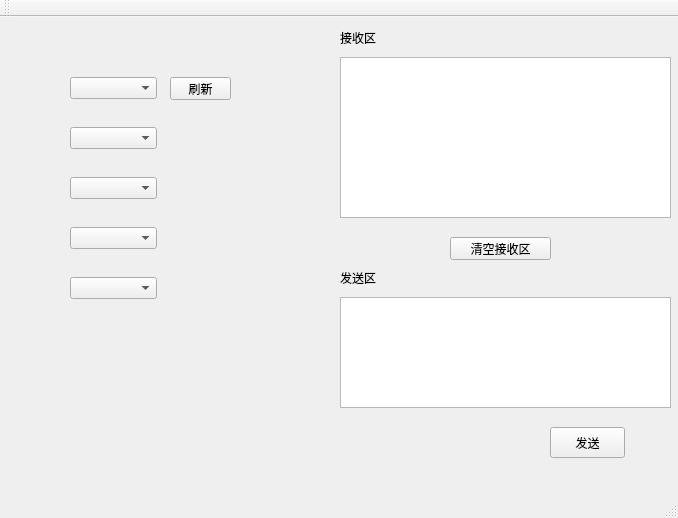
<?xml version="1.0" encoding="UTF-8"?>
<ui version="4.0">
 <class>MainWindow</class>
 <widget class="QMainWindow" name="MainWindow">
  <property name="geometry">
   <rect>
    <x>0</x>
    <y>0</y>
    <width>678</width>
    <height>518</height>
   </rect>
  </property>
  <property name="windowTitle">
   <string>MainWindow</string>
  </property>
  <widget class="QWidget" name="centralWidget">
   <widget class="QPushButton" name="sendButton">
    <property name="geometry">
     <rect>
      <x>550</x>
      <y>410</y>
      <width>75</width>
      <height>31</height>
     </rect>
    </property>
    <property name="text">
     <string>发送</string>
    </property>
   </widget>
   <widget class="QTextBrowser" name="textBrowser">
    <property name="geometry">
     <rect>
      <x>340</x>
      <y>40</y>
      <width>331</width>
      <height>161</height>
     </rect>
    </property>
   </widget>
   <widget class="QTextEdit" name="SendTextEdit">
    <property name="geometry">
     <rect>
      <x>340</x>
      <y>280</y>
      <width>331</width>
      <height>111</height>
     </rect>
    </property>
   </widget>
   <widget class="QLabel" name="label">
    <property name="geometry">
     <rect>
      <x>340</x>
      <y>10</y>
      <width>54</width>
      <height>21</height>
     </rect>
    </property>
    <property name="text">
     <string>接收区</string>
    </property>
   </widget>
   <widget class="QLabel" name="label_2">
    <property name="geometry">
     <rect>
      <x>340</x>
      <y>250</y>
      <width>54</width>
      <height>21</height>
     </rect>
    </property>
    <property name="text">
     <string>发送区</string>
    </property>
   </widget>
   <widget class="QPushButton" name="pushButton">
    <property name="geometry">
     <rect>
      <x>450</x>
      <y>220</y>
      <width>101</width>
      <height>23</height>
     </rect>
    </property>
    <property name="text">
     <string>清空接收区</string>
    </property>
   </widget>
   <widget class="QComboBox" name="serial_name_Box">
    <property name="geometry">
     <rect>
      <x>70</x>
      <y>60</y>
      <width>87</width>
      <height>22</height>
     </rect>
    </property>
   </widget>
   <widget class="QComboBox" name="comboBox_2">
    <property name="geometry">
     <rect>
      <x>70</x>
      <y>110</y>
      <width>87</width>
      <height>22</height>
     </rect>
    </property>
   </widget>
   <widget class="QComboBox" name="comboBox_3">
    <property name="geometry">
     <rect>
      <x>70</x>
      <y>160</y>
      <width>87</width>
      <height>22</height>
     </rect>
    </property>
   </widget>
   <widget class="QComboBox" name="comboBox_4">
    <property name="geometry">
     <rect>
      <x>70</x>
      <y>210</y>
      <width>87</width>
      <height>22</height>
     </rect>
    </property>
   </widget>
   <widget class="QComboBox" name="comboBox_5">
    <property name="geometry">
     <rect>
      <x>70</x>
      <y>260</y>
      <width>87</width>
      <height>22</height>
     </rect>
    </property>
   </widget>
   <widget class="QPushButton" name="flushButton">
    <property name="geometry">
     <rect>
      <x>170</x>
      <y>60</y>
      <width>61</width>
      <height>23</height>
     </rect>
    </property>
    <property name="text">
     <string>刷新</string>
    </property>
   </widget>
  </widget>
  <widget class="QMenuBar" name="menuBar">
   <property name="geometry">
    <rect>
     <x>0</x>
     <y>0</y>
     <width>678</width>
     <height>23</height>
    </rect>
   </property>
  </widget>
  <widget class="QToolBar" name="mainToolBar">
   <attribute name="toolBarArea">
    <enum>TopToolBarArea</enum>
   </attribute>
   <attribute name="toolBarBreak">
    <bool>false</bool>
   </attribute>
  </widget>
  <widget class="QStatusBar" name="statusBar"/>
 </widget>
 <layoutdefault spacing="6" margin="11"/>
 <resources/>
 <connections/>
</ui>
